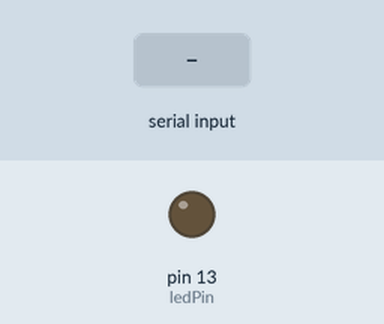
Simulated run of this sketch. Board: Arduino Uno, built with avr-gcc and run on an emulated ATmega328P. Shown: output pins drawn as LEDs (lit = HIGH). Inputs (shaded band) come from the test bench.

Above: at 1.2 s.
1.3 s: "1" received over Serial
At 2.2 s:
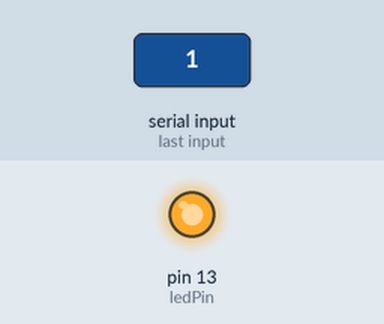
Timing chart, 0 to 8.8 s (numbered marks = the images above; inputs shaded):
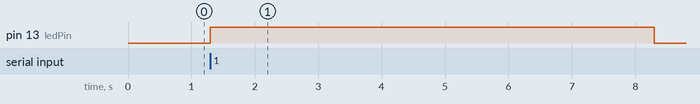

Measured:
- after the input at 1.3 s, pin 13 (ledPin): LOW → HIGH at once, → LOW 7.0 s later

The sketch:

FINALWORKING_ARDUINO.ino
```cpp
int ledPin = 13;  // Define LED pin
boolean lightOn = false;  // Track LED state
unsigned long startTime = 0;  // Variable to store the start time

void setup() {
  pinMode(ledPin, OUTPUT);  // Set LED pin as output
  Serial.begin(9600);  // Initialize serial communication
}

void loop() {
  if (Serial.available() > 0) {
    char signal = Serial.read();  // Read incoming data
    if (signal == '1') {  // Check if received signal is '1'
      lightOn = true;  // Turn on LED
      startTime = millis();  // Record the start time
    }
  }

  // Check if LED should be on or off
  if (lightOn) {
    digitalWrite(ledPin, HIGH);  // Turn on LED
  } else {
    digitalWrite(ledPin, LOW);  // Turn off LED
  }

  // Check if 10 seconds have elapsed and turn off the LED
  if (lightOn && millis() - startTime >= 7000) {  // 10000 milliseconds = 10 seconds
    lightOn = false;
  }
}
```
